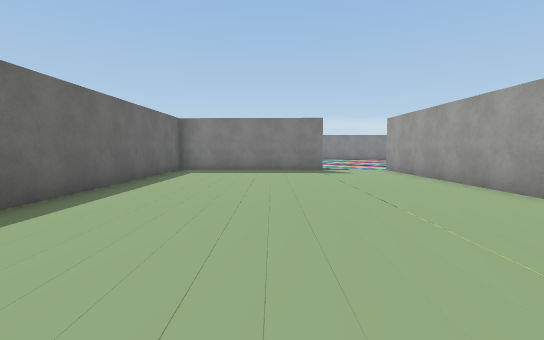
[1] (above)

24 first-person views from a walk through a 3-D level made in the Unity game engine. The camera is 1.5 m above the floor, tilts 4° down and sees 85° across. The floor is counted in squares, 2 m on a side. Each view is taken from the middle of a square. On the plan, view 1 faces up. The plan holds only what a view shows up to about 10 squares ahead; the rest is blank. The place goes on beyond the plan. The player is left out. Some surface patterns are stand-ins.

[2]
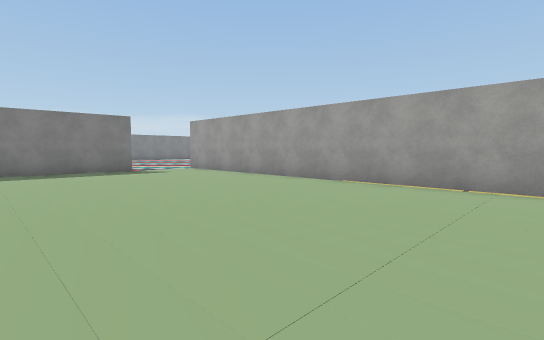

[3]
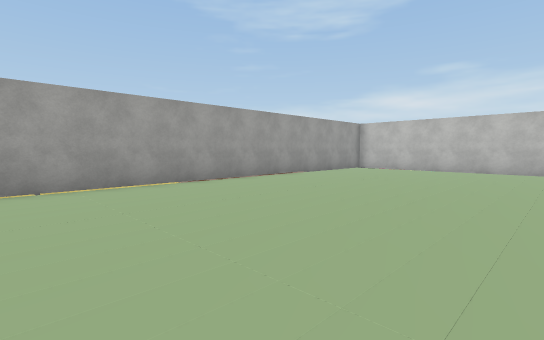

[4]
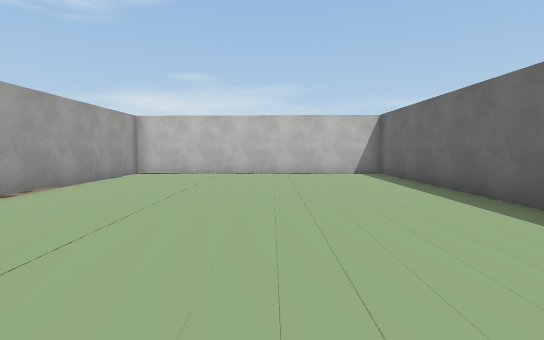

[5]
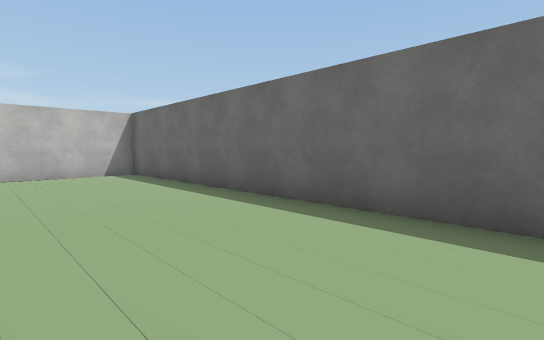

[6]
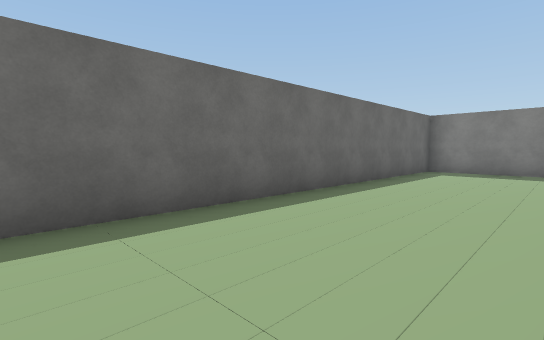

[7]
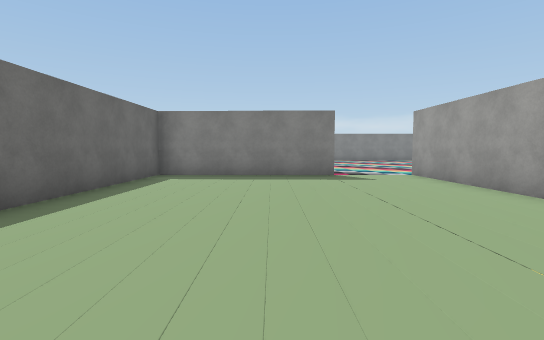

[8]
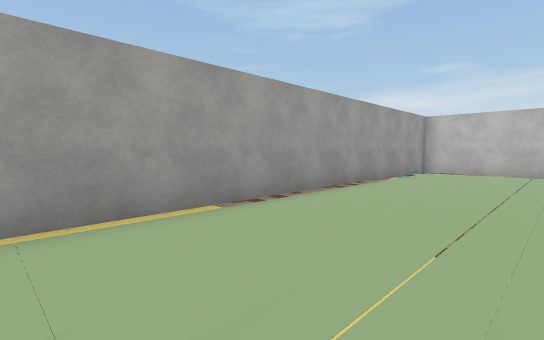

[9]
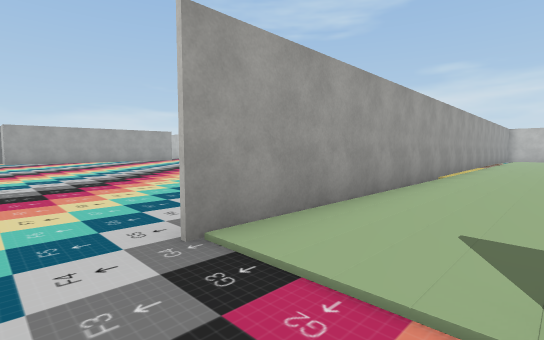

[10]
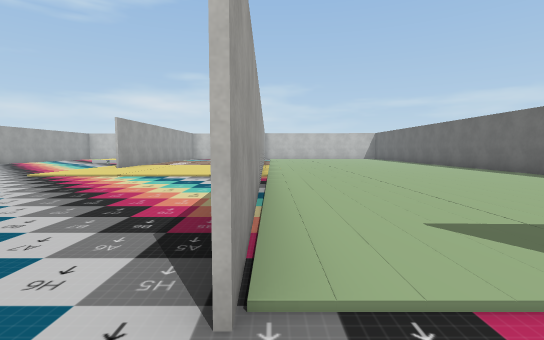

[11]
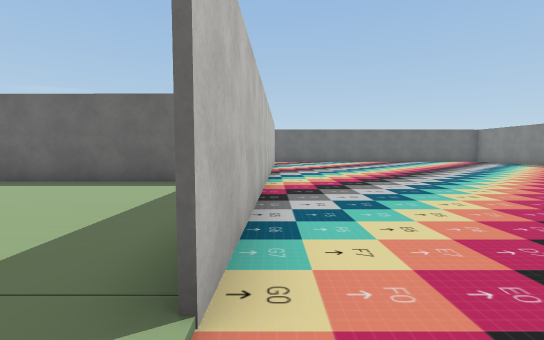

[12]
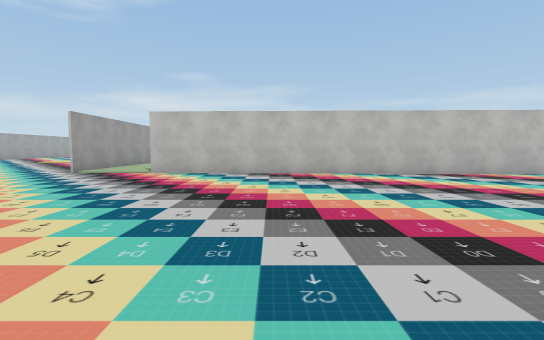

[13]
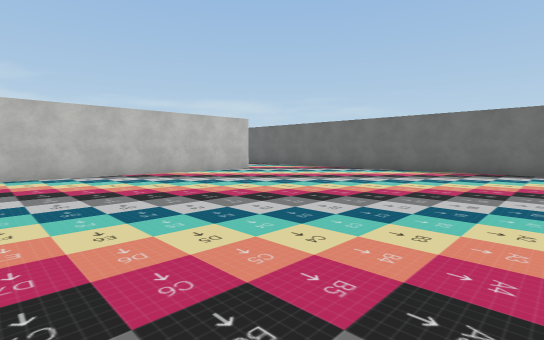

[14]
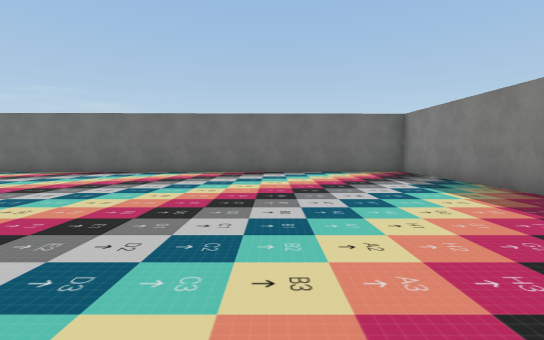

[15]
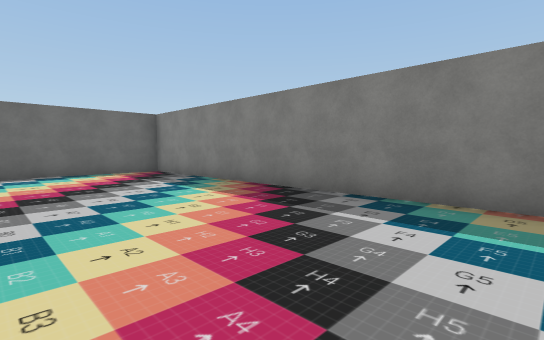

[16]
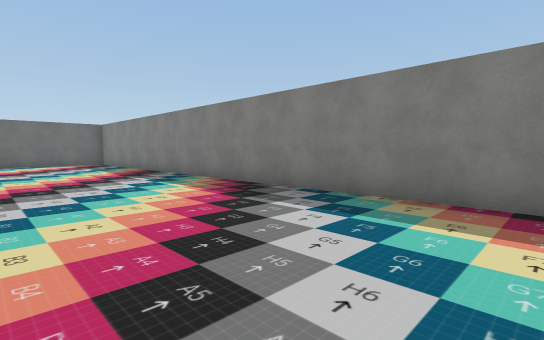

[17]
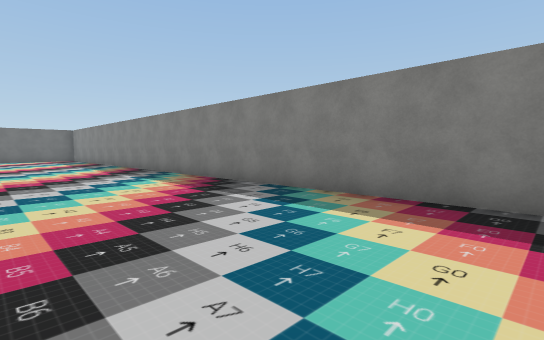

[18]
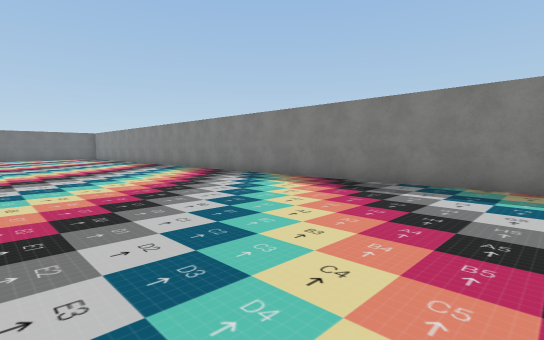

[19]
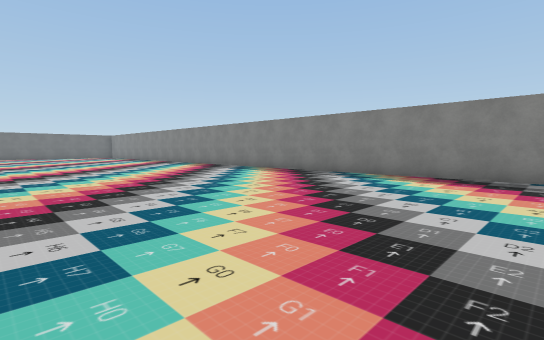

[20]
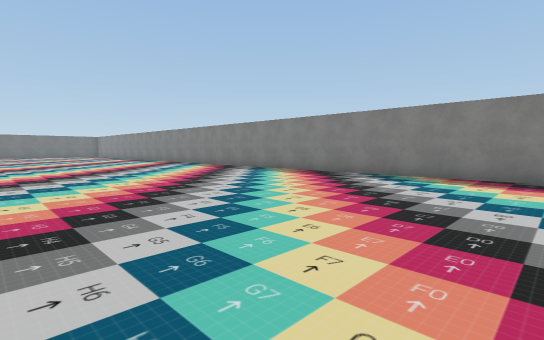

[21]
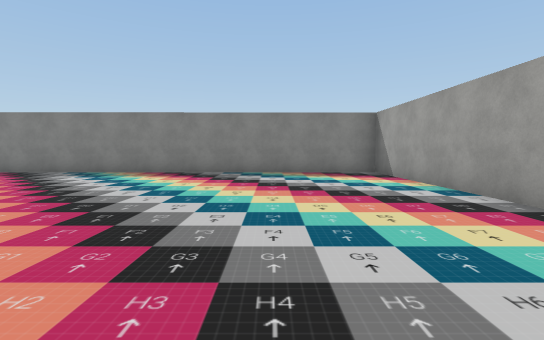

[22]
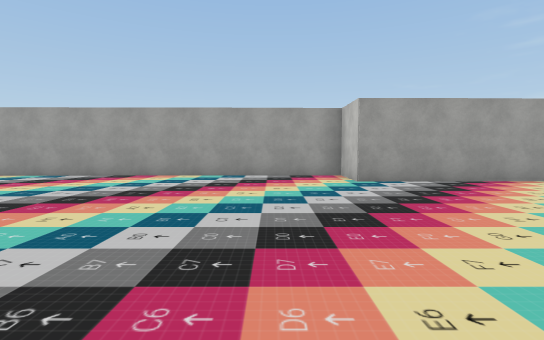

[23]
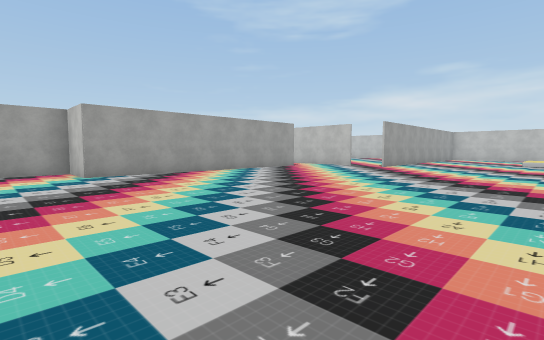

[24]
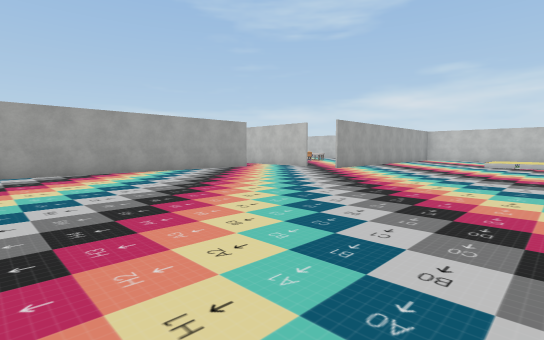

### Floor plan
Points are (right, up) in squares from view 1. A wall is a line through its corners. A room is listed if a view was taken in it or the views show most of it. See-through windows are left out.
Room 1 (views 1, 2, 3, 4, 5, 6, 7, 8)
walls: (1.8, 10.6) (-3.3, 10.8) (-3.5, -9.7) (4.5, -10) (4.2, 10.9)
ways out: opening at (2.5, 10.5) to room 2
Room 2 (views 9, 10, 11, 12, 13, 14, 15, 16, 17, 18, 19, 20, 21, 22, 23, 24)
walls: (20.9, 6.6) (20.9, 11.1) (22.5, 11.1) (22.3, 23.6) (-14.9, 23.4) (-14.7, 12.6); (-10.3, 11.1) (1.8, 10.7)
ways out: opening at (2.5, 10.5) to room 1; opening at (-13, 11.3)

Positions as (right, up) in squares from view 1, and headings:
1: (0, 0), facing up
2: (-2, 0), facing up-right
3: (-2, 2), facing down-right
4: (0, 0), facing down
5: (0, 0), facing down-left
6: (0, 0), facing up-left
7: (0, 2), facing up
8: (1, 1), facing down-right
9: (2, 12), facing down-right
10: (4, 12), facing down
11: (3, 11), facing left
12: (-2, 20), facing down
13: (-4, 20), facing down-left
14: (-5, 19), facing left
15: (-5, 19), facing up-left
16: (1, 19), facing up-left
17: (7, 19), facing up-left
18: (10, 17), facing up-left
19: (13, 15), facing up-left
20: (17, 15), facing up-left
21: (19, 14), facing up
22: (14, 13), facing right
23: (12, 13), facing down-right
24: (11, 11), facing down-right
